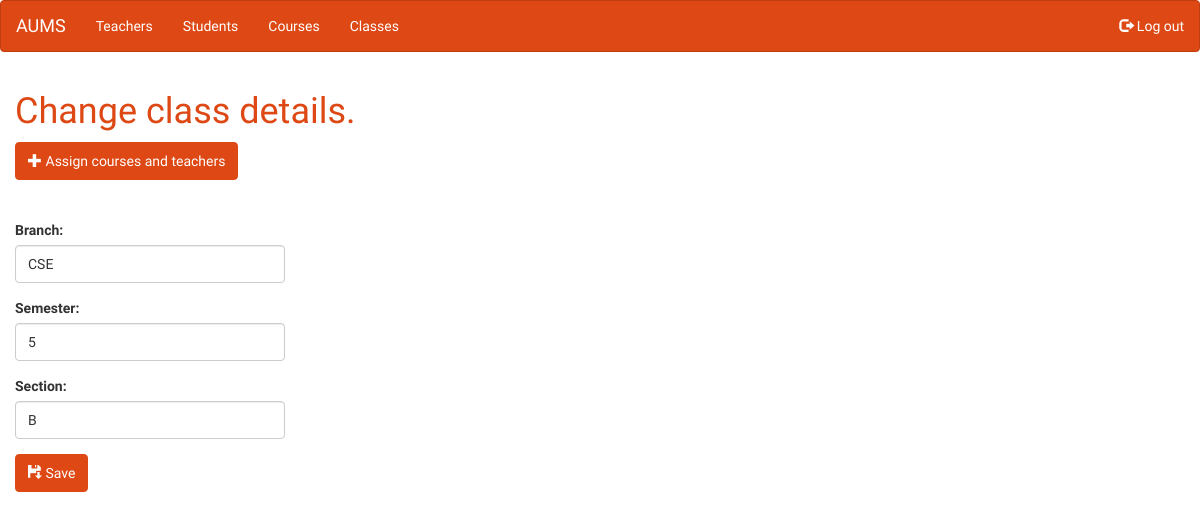
Page /admin/class/1/ (signed in) on the committed database.
### tables this page shows
CREATE TABLE class(
	classid integer primary key,
	branch varchar(3),
	semester integer,
	section varchar(1)
	);

### admin_views.py (the view)
def update_class(key):
	check_login()
	return render_template('admin/update_class.html', class_info = get_class_info(flask.g.db, key))

### admin_views.py (called while the page is built)
def check_login():
	if not flask.session.get('admin_logged_in'):
		flask.abort(401)

def get_class_info(db, classid):
	return rows_to_stringdicts(db.execute('select * from class where classid=?', [classid]).fetchall())[0]

def rows_to_stringdicts(rows):
	new_rows = [dict(zip(row.keys(), [str(x) for x in row])) for row in rows]
	return new_rows

### main.py (called while the page is built)
def connect_db():
	rv = sqlite3.connect(app.config['DATABASE'])
	rv.row_factory = sqlite3.Row
	return rv

@app.before_request
def before_request():
	flask.g.db = connect_db()

@app.teardown_request
def teardown_request(exception):
	if hasattr(flask.g, 'db'):
		flask.g.db.close()

### templates/admin/update_class.html (shortened to what this page needs)
{% extends "admin/form.html" %}
{% block heading %}
<h1 class="text-primary">Change class details.</h1>
<a href="{{ url_for('view_class_courses', key=class_info.classid) }}" class="btn btn-primary">
	<span class="glyphicon glyphicon-plus"></span>
	Assign courses and teachers
</a>
{% endblock %}
{% block form %}
<form action="{{ url_for('update_class_post') }}" method="post" role="form">
	<div class="form-group">
		<label for="branch">Branch:</label>
		<input type="text" name="branch" value="{{ class_info.branch }}" id="branch" class="form-control">
	</div>
	<div class="form-group">
		<label for="semester">Semester:</label>
		<input type="number" name="semester" value="{{ class_info.semester }}" id="semester" class="form-control">
	</div>
	<div class="form-group">
		<label for="section">Section:</label>
		<input type="text" name="section" value="{{ class_info.section }}" id="section" class="form-control">
	</div>
	<button type="submit" class="btn btn-primary">
		<span class="glyphicon glyphicon-floppy-save"></span>
		Save
	</button>
</form>
{% endblock %}

### rows in the picture
class: branch "CSE", semester "5", section "B"

### other values in the picture
{{ caption|e }} "Teachers" "Students" "Courses" "Classes"
